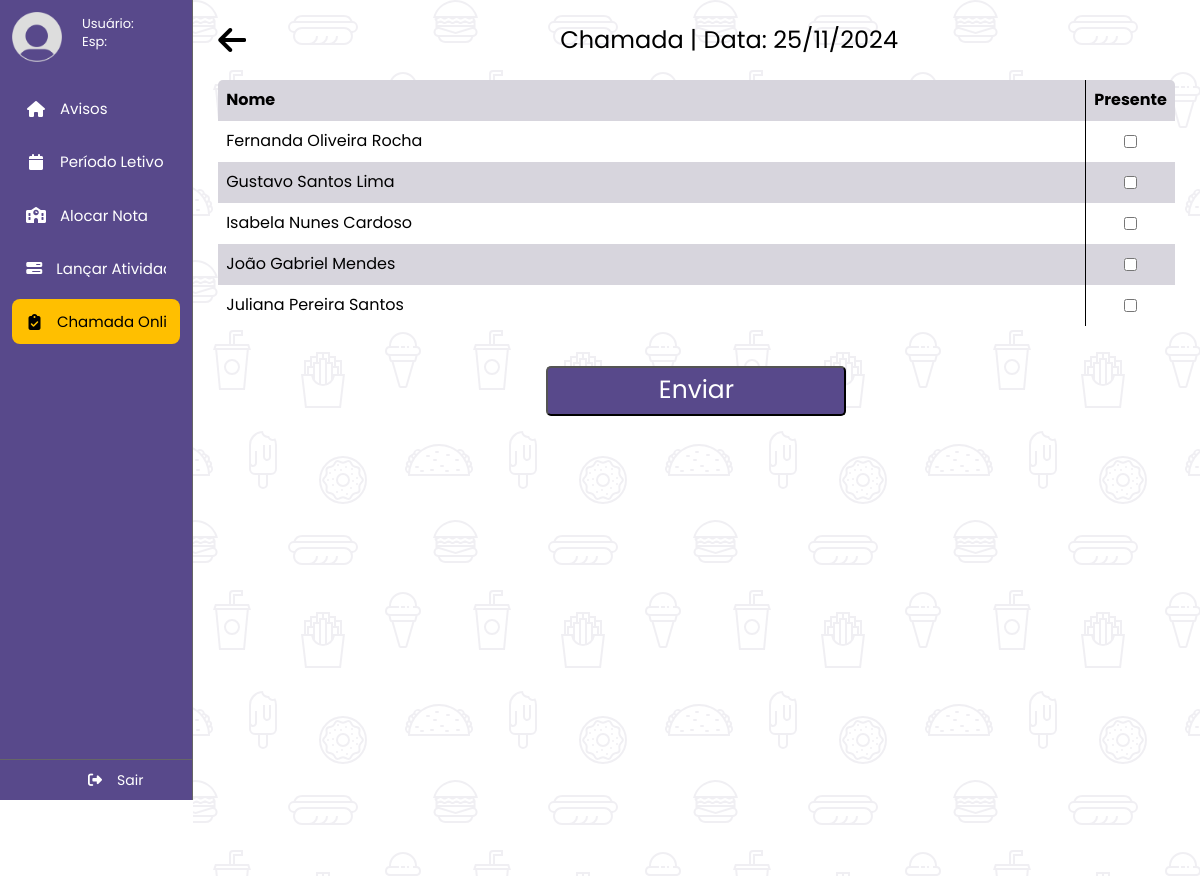
Screenshot of /professor/professor.php?pagina=professor-chamada-lista&turma=C3 with the database file from the repository.
### tables this page shows
CREATE TABLE `tb_usuarios` (
  `usuario` varchar(30) NOT NULL,
  `senha` varchar(30) NOT NULL,
  `divisao` varchar(10) NOT NULL,
  `nome` varchar(60) NOT NULL
);

### professor/professor-chamada-lista.php (the view, shortened to what this page needs)
<?php
  include "../database.php";
  $turma_chamada = $_GET["turma"];
  $sql = "SELECT * FROM tb_usuarios ORDER BY nome ASC";
  $result = mysqli_query($conn, $sql);
  $data_atual = date("d/m/Y");
?>
<head>
  <link rel="stylesheet" href="styles/professor-chamada-lista.css">
</head>
<main>
  <div class="main-content">
    <div class="topside-div">
      <div class="topside-content">
        <div class="chamada-botao">
          <a href="professor.php?pagina=professor-chamada">
            <i class="fa-solid fa-arrow-left"></i>
          </a>
        </div>
        <div class="chamada-titulo">
          <p><?php echo "Chamada | Data: {$data_atual}"; ?></p>
        </div>
      </div>
    </div>
    <div class="bottomside-div">
      <div class="table-div">
        <table>
          <tr>
            <th>Nome</th>
            <th class="td-input">Presente</th>
          </tr>
          <?php
            if (mysqli_num_rows($result) > 0)
            {
              while ($row = mysqli_fetch_assoc($result))
              {
                if ($row["divisao"] == "aluno")
                {
                  $aluno_sql = "SELECT * FROM tb_aluno WHERE usuario = '{$row["usuario"]}' AND turma = '{$turma_chamada}' ";
                  $aluno_result = mysqli_query($conn, $aluno_sql);
                  $aluno_row = mysqli_fetch_assoc($aluno_result);
                  if ($aluno_row["usuario"] == $row["usuario"])
                  {
                    echo
                    "
                      <tr>
                        <td class='td-nome'>{$row["nome"]}</td>
                        <td class='td-input'><input type='checkbox'/></td>
                      </tr>
                    ";
                  }
                }
              }
            }
          ?>
        </table>
        <div class="button-div">
          <a href="professor.php?pagina=professor-chamada">
            <button>
              Enviar
            </button>
          </a>
        </div>
      </div>
    </div>
  </div>
</main>

### styles/main.css (style rules this page uses)
body { display: flex; overflow: hidden; }
main { width: 100%; overflow: hidden; }

### styles/sidebar.css (style rules this page uses)
body { margin: 0; overflow: hidden; }

### professor/styles/professor-chamada-lista.css (style rules this page uses)
.main-content { display: flex; flex-direction: column; height: 100%; }
.main-content * { overflow: hidden; }
.topside-div { display: flex; justify-content: center; align-items: center; flex: 1; }
.topside-content { display: flex; width: 95%; height: 100%; }
.chamada-botao { display: flex; align-items: center; width: 70px; height: 100%; }
.chamada-botao a { display: flex; justify-content: center; align-items: center; text-decoration: none; }
.chamada-botao i { font-size: 32px; color: black; }
.chamada-titulo { display: flex; justify-content: center; align-items: center; width: 100%; }
.chamada-titulo p { font-size: 24px; }
.bottomside-div { display: flex; justify-content: center; flex: 10; }
.table-div { width: 95%; height: 800px; overflow: auto; }
.table-div table { font-family: arial, sans-serif; border-radius: 5px; border-collapse: collapse; width: 100%; }
.table-div td, th { text-align: left; padding: 8px; }
.td-nome { width: 95%; }
.td-input { display: flex; justify-content: center; align-items: center; height: 25px; border-left: 1px solid black; }
.table-div tr:nth-child(even) { background-color: white; }
.table-div tr:nth-child(odd) { background-color: rgb(215, 213, 221); }
.button-div { display: flex; justify-content: center; margin-top: 40px; margin-bottom: 15px; }
.button-div button { width: 300px; height: 50px; border-radius: 5px; background-color: #58498b; color: white; font-size: 25px; }

### rows the page displays
tb_usuarios: nome "Fernanda Oliveira Rocha"
tb_usuarios: nome "Gustavo Santos Lima"
tb_usuarios: nome "Isabela Nunes Cardoso"
tb_usuarios: nome "João Gabriel Mendes"
tb_usuarios: nome "Juliana Pereira Santos"
